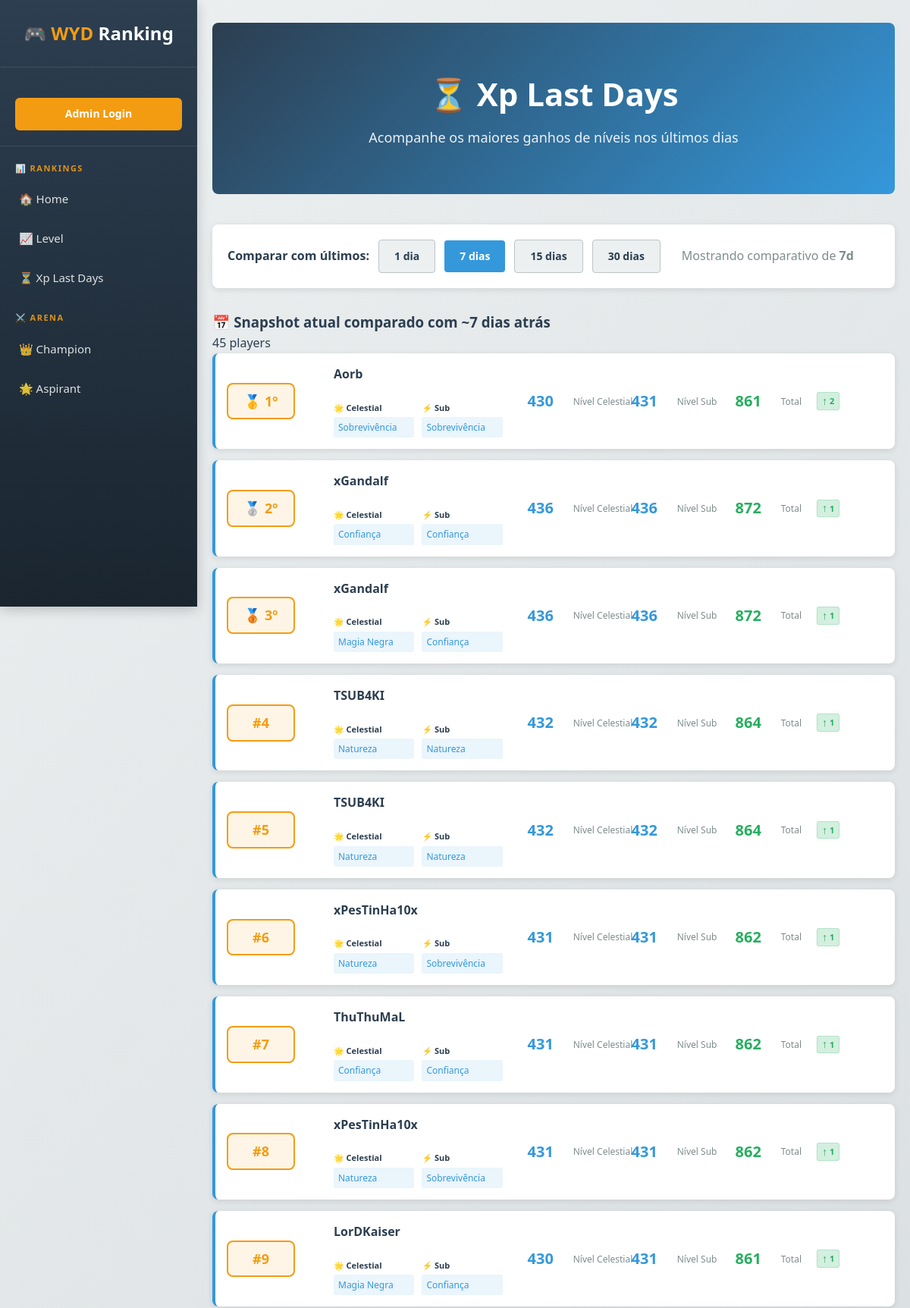
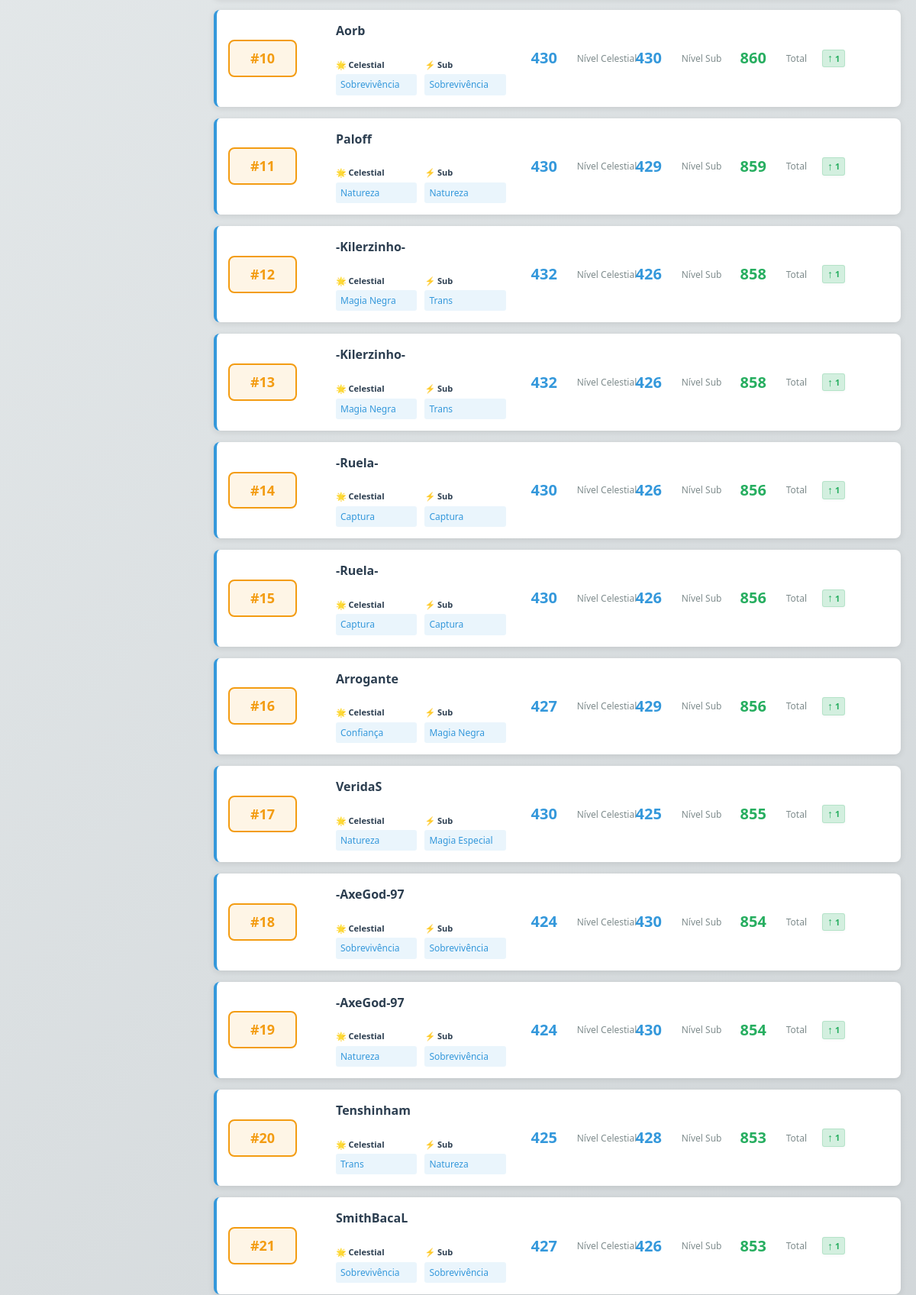
Screenshot of /ranking-history (upper part) with the database file from the repository (2 pictures, top to bottom).
### app/models.py (models this page shows)
class LevelRankingHistory(Base):
    __tablename__ = "level_ranking_history"
    id = Column(Integer, primary_key=True)
    player_id = Column(Integer, ForeignKey("players.id", ondelete="CASCADE"))
    player_name = Column(String(100), nullable=False)
    rank_position = Column(Integer)  # Posição no ranking
    level_total = Column(Integer)
    points = Column(Integer)
    level_celestial = Column(Integer)
    level_subclass = Column(Integer)
    celestial_lineage_name = Column(String(100))
    subclass_lineage_name = Column(String(100))
    recorded_at = Column(DateTime(timezone=True), server_default=func.now(), index=True)
    player = relationship("Player", foreign_keys=[player_id])

### app/main.py (the view)
@app.get("/ranking-history")
def ranking_history(request: Request, days: int = 7):
    from app.services.ranking_history_service import (
        get_top_level_gainers_for_range,
    )
    if days not in (1, 7, 15, 30):
        days = 7
    session = SessionLocal()
    try:
        players = get_top_level_gainers_for_range(session, days, limit=500)
        return templates.TemplateResponse("ranking_history.html", {
            "request": request,
            "last_update": data_store.last_update,
            "user": get_current_user(request),
            "players": players,
            "days": days,
            "total_snapshots": 0,
        })
    finally:
        session.close()

### app/templates/ranking_history.html (shortened to what this page needs)
{% extends "base.html" %}
{% import 'components.html' as components %}
{% block hero %}
<div class="hero">
    <h1>⏳ Xp Last Days</h1>
    <p>Acompanhe os maiores ganhos de níveis nos últimos dias</p>
</div>
{% endblock %}
{% block content %}
<div class="filters-section">
    <div style="display:flex; gap:12px; align-items:center; flex-wrap: wrap;">
        <label style="font-weight:600;">Comparar com últimos:</label>
        <a href="/ranking-history?days=1" class="btn {% if days == 1 %}btn-primary{% else %}btn-secondary{% endif %}">1 dia</a>
        <a href="/ranking-history?days=7" class="btn {% if days == 7 %}btn-primary{% else %}btn-secondary{% endif %}">7 dias</a>
        <a href="/ranking-history?days=15" class="btn {% if days == 15 %}btn-primary{% else %}btn-secondary{% endif %}">15 dias</a>
        <a href="/ranking-history?days=30" class="btn {% if days == 30 %}btn-primary{% else %}btn-secondary{% endif %}">30 dias</a>
        <span style="margin-left:16px; color:var(--light-text);">Mostrando comparativo de <strong>{{ days }}d</strong></span>
    </div>
</div>
{% if players %}
<div class="snapshot-card">
    <div class="snapshot-header">
        <h3>📅 Snapshot atual comparado com ~{{ days }} dias atrás</h3>
        <span class="player-count">{{ players|length }} players</span>
    </div>
    <div class="ranking-container">
        {% for p in players %}
        <div class="player-item">
            <div style="display:flex; align-items:center; gap:8px;">
                <div class="rank-badge">
                    {% if loop.index == 1 %}
                    🥇 {{ loop.index }}º
                    {% elif loop.index == 2 %}
                    🥈 {{ loop.index }}º
                    {% elif loop.index == 3 %}
                    🥉 {{ loop.index }}º
                    {% else %}
                    #{{ loop.index }}
                    {% endif %}
                </div>
            </div>
            <div>
                <div class="player-name">{{ p.name }}</div>
                {{ components.render_lineages(p.celestial_lineage, p.subclass_lineage) }}
            </div>
            <div style="display:flex; align-items:center; gap:8px;">
                {{ components.render_stat(p.level_celestial, 'Nível Celestial') }}
            </div>
            <div style="display:flex; align-items:center; gap:8px;">
                {{ components.render_stat(p.level_subclass, 'Nível Sub') }}
            </div>
            <div style="display:flex; align-items:center; gap:8px;">
                {{ components.render_stat(p.level_total, 'Total', '--success-color') }}
                {% if p.level_active %}
                    {{ components.render_level_change_indicator(p.level_change, p.level_arrow, p.level_active) }}
                {% endif %}
            </div>
        </div>
        {% endfor %}
    </div>
</div>
{% endif %}
{% endblock %}

### app/templates/base.html (shortened to what this page needs)
<!DOCTYPE html>
<html lang="pt-BR">
<head>
    <link rel="stylesheet" href="{{ url_for('static', path='style.css') }}">
</head>
<body>
    <header class="sidebar-header">
        <div class="sidebar-logo">
            🎮 <span>WYD</span> Ranking
        </div>
        <nav class="sidebar-nav" id="sidebarNav">
            <div class="nav-section nav-user-section">
                {% if user %}
                <div class="user-info">
                    <span class="user-icon">👤</span>
                    <span class="username">{{ user.username }}</span>
                </div>
                <a href="/logout" class="logout-btn">Logout</a>
                {% else %}
                <a href="/login" class="login-btn">Admin Login</a>
                {% endif %}
            </div>
            <div class="nav-section">
                <div class="nav-section-title">📊 Rankings</div>
                <ul class="nav-links">
                    <li><a href="/">🏠 Home</a></li>
                    <li><a href="/ranking">📈 Level</a></li>
                    <li><a href="/ranking-history">⏳ Xp Last Days</a></li>
                </ul>
            </div>
            <div class="nav-section">
                <div class="nav-section-title">⚔️ Arena</div>
                <ul class="nav-links">
                    <li><a href="/arena/champion">👑 Champion</a></li>
                    <li><a href="/arena/aspirant">🌟 Aspirant</a></li>
                </ul>
            </div>
        </nav>
    </header>
    <div class="main-content">
        <div class="container">
            {% block hero %}{% endblock %}
            {% block content %}{% endblock %}
        </div>
    </div>
</body>
</html>

### app/templates/components.html (shortened to what this page needs)
{% macro render_lineages(lineage_celestial, lineage_subclass) %}
<div class="player-lineages">
    <div class="lineage-info">
        <div class="lineage-label">🌟 Celestial</div>
        <div class="lineage-name">{{ lineage_celestial or 'Desconhecida' }}</div>
    </div>
    <div class="lineage-info">
        <div class="lineage-label">⚡ Sub</div>
        <div class="lineage-name">{{ lineage_subclass or 'Desconhecida' }}</div>
    </div>
</div>
{% endmacro %}
{% macro render_stat(value, label, color="--secondary-color") %}
<div class="player-stat">
    <div class="player-stat-value" {% if color %}style="color: var({{ color }});"{% endif %}>{{ value or 0 }}</div>
    <div class="player-stat-label">{{ label }}</div>
</div>
{% endmacro %}
{% macro render_level_change_indicator(change_value, arrow, active=False) %}
{% if active %}
<span class="level-change-indicator {% if change_value > 0 %}positive{% else %}negative{% endif %}" title="Mudança de {{ change_value }}">
    <span class="arrow">{{ arrow }}</span>
    <span class="value">{{ change_value|abs }}</span>
</span>
{% endif %}
{% endmacro %}

### rows the page displays
LevelRankingHistory: name "Aorb", celestial_lineage_name "Sobrevivência", subclass_lineage_name "Sobrevivência", level_celestial "430 431 861", label "Nível Celestial Nível Sub Total", arrow "↑", change_value "2"
LevelRankingHistory: name "xGandalf", celestial_lineage_name "Confiança", subclass_lineage_name "Confiança", level_celestial "436 436 872", label "Nível Celestial Nível Sub Total", arrow "↑", change_value "1"
LevelRankingHistory: name "xGandalf", celestial_lineage_name "Magia Negra", subclass_lineage_name "Confiança", level_celestial "436 436 872", label "Nível Celestial Nível Sub Total", arrow "↑", change_value "1"
LevelRankingHistory: name "TSUB4KI", celestial_lineage_name "Natureza", subclass_lineage_name "Natureza", level_celestial "432 432 864", label "Nível Celestial Nível Sub Total", arrow "↑", change_value "1"
LevelRankingHistory: name "TSUB4KI", celestial_lineage_name "Natureza", subclass_lineage_name "Natureza", level_celestial "432 432 864", label "Nível Celestial Nível Sub Total", arrow "↑", change_value "1"
LevelRankingHistory: name "xPesTinHa10x", celestial_lineage_name "Natureza", subclass_lineage_name "Sobrevivência", level_celestial "431 431 862", label "Nível Celestial Nível Sub Total", arrow "↑", change_value "1"
LevelRankingHistory: name "ThuThuMaL", celestial_lineage_name "Confiança", subclass_lineage_name "Confiança", level_celestial "431 431 862", label "Nível Celestial Nível Sub Total", arrow "↑", change_value "1"
LevelRankingHistory: name "xPesTinHa10x", celestial_lineage_name "Natureza", subclass_lineage_name "Sobrevivência", level_celestial "431 431 862", label "Nível Celestial Nível Sub Total", arrow "↑", change_value "1"
LevelRankingHistory: name "LorDKaiser", celestial_lineage_name "Magia Negra", subclass_lineage_name "Confiança", level_celestial "430 431 861", label "Nível Celestial Nível Sub Total", arrow "↑", change_value "1"
LevelRankingHistory: name "Aorb", celestial_lineage_name "Sobrevivência", subclass_lineage_name "Sobrevivência", level_celestial "430 430 860", label "Nível Celestial Nível Sub Total", arrow "↑", change_value "1"
LevelRankingHistory: name "Paloff", celestial_lineage_name "Natureza", subclass_lineage_name "Natureza", level_celestial "430 429 859", label "Nível Celestial Nível Sub Total", arrow "↑", change_value "1"
LevelRankingHistory: name "-Kilerzinho-", celestial_lineage_name "Magia Negra", subclass_lineage_name "Trans", level_celestial "432 426 858", label "Nível Celestial Nível Sub Total", arrow "↑", change_value "1"
LevelRankingHistory: name "-Kilerzinho-", celestial_lineage_name "Magia Negra", subclass_lineage_name "Trans", level_celestial "432 426 858", label "Nível Celestial Nível Sub Total", arrow "↑", change_value "1"
LevelRankingHistory: name "-Ruela-", celestial_lineage_name "Captura", subclass_lineage_name "Captura", level_celestial "430 426 856", label "Nível Celestial Nível Sub Total", arrow "↑", change_value "1"
LevelRankingHistory: name "-Ruela-", celestial_lineage_name "Captura", subclass_lineage_name "Captura", level_celestial "430 426 856", label "Nível Celestial Nível Sub Total", arrow "↑", change_value "1"
LevelRankingHistory: name "Arrogante", celestial_lineage_name "Confiança", subclass_lineage_name "Magia Negra", level_celestial "427 429 856", label "Nível Celestial Nível Sub Total", arrow "↑", change_value "1"
LevelRankingHistory: name "VeridaS", celestial_lineage_name "Natureza", subclass_lineage_name "Magia Especial", level_celestial "430 425 855", label "Nível Celestial Nível Sub Total", arrow "↑", change_value "1"
LevelRankingHistory: name "-AxeGod-97", celestial_lineage_name "Sobrevivência", subclass_lineage_name "Sobrevivência", level_celestial "424 430 854", label "Nível Celestial Nível Sub Total", arrow "↑", change_value "1"
LevelRankingHistory: name "-AxeGod-97", celestial_lineage_name "Natureza", subclass_lineage_name "Sobrevivência", level_celestial "424 430 854", label "Nível Celestial Nível Sub Total", arrow "↑", change_value "1"
LevelRankingHistory: name "Tenshinham", celestial_lineage_name "Trans", subclass_lineage_name "Natureza", level_celestial "425 428 853", label "Nível Celestial Nível Sub Total", arrow "↑", change_value "1"
LevelRankingHistory: name "SmithBacaL", celestial_lineage_name "Sobrevivência", subclass_lineage_name "Sobrevivência", level_celestial "427 426 853", label "Nível Celestial Nível Sub Total", arrow "↑", change_value "1"

### other values shown
{{ days }} "7"
{{ players|length }} "45"
